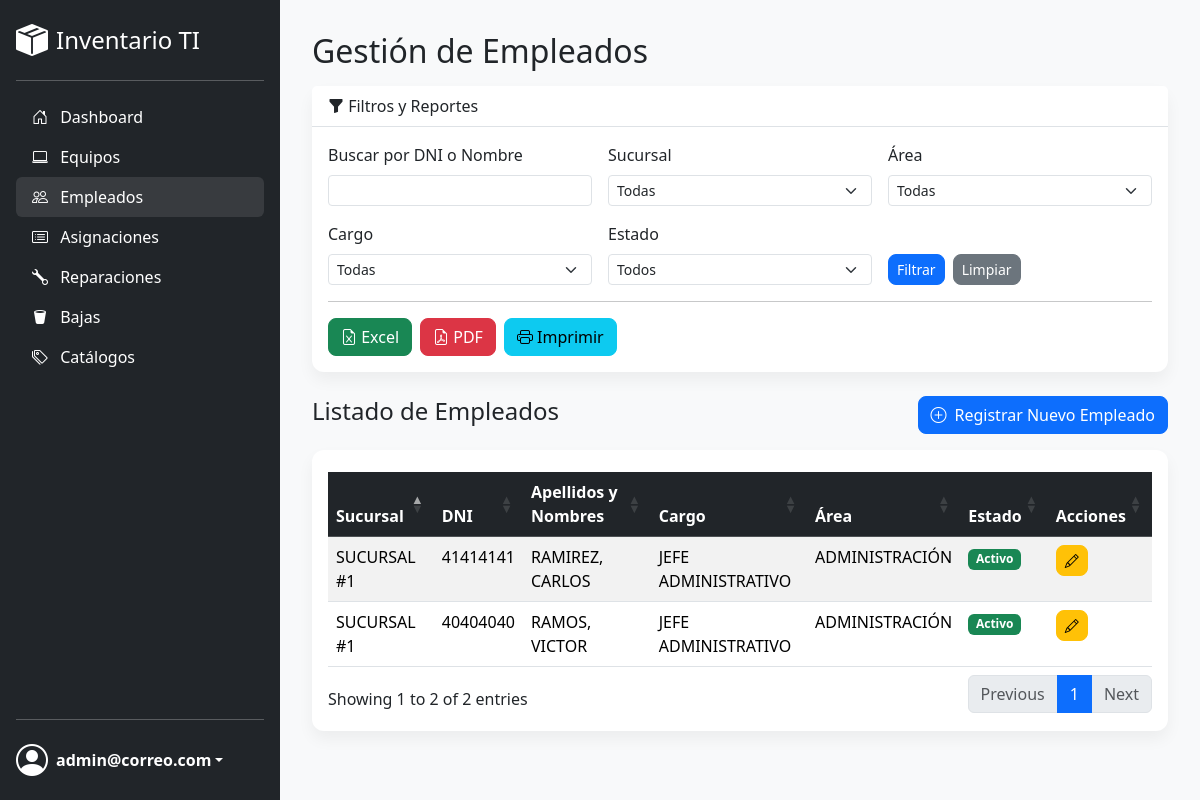
Page /empleados.php (signed in) on the committed database.
### tables this page shows
CREATE TABLE IF NOT EXISTS `empleados` (
  `id` int NOT NULL AUTO_INCREMENT,
  `id_sucursal` int NOT NULL,
  `dni` varchar(20) NOT NULL,
  `nombres` varchar(100) NOT NULL,
  `apellidos` varchar(100) NOT NULL,
  `id_cargo` int DEFAULT NULL,
  `id_area` int DEFAULT NULL,
  `estado` enum('Activo','Inactivo') NOT NULL DEFAULT 'Activo',
  PRIMARY KEY (`id`),
  UNIQUE KEY `dni` (`dni`),
  KEY `fk_empleado_cargo` (`id_cargo`),
  KEY `fk_empleado_area` (`id_area`),
  KEY `fk_empleado_sucursal` (`id_sucursal`),
  CONSTRAINT `fk_empleado_area` FOREIGN KEY (`id_area`) REFERENCES `areas` (`id`) ON DELETE SET NULL ON UPDATE CASCADE,
  CONSTRAINT `fk_empleado_cargo` FOREIGN KEY (`id_cargo`) REFERENCES `cargos` (`id`) ON DELETE SET NULL ON UPDATE CASCADE,
  CONSTRAINT `fk_empleado_sucursal` FOREIGN KEY (`id_sucursal`) REFERENCES `sucursales` (`id`)
);

CREATE TABLE IF NOT EXISTS `sucursales` (
  `id` int NOT NULL AUTO_INCREMENT,
  `nombre` varchar(150) NOT NULL,
  `direccion` text,
  `telefono` varchar(50) DEFAULT NULL,
  `estado` enum('Activo','Inactivo') NOT NULL DEFAULT 'Activo',
  PRIMARY KEY (`id`),
  UNIQUE KEY `nombre` (`nombre`)
);

CREATE TABLE IF NOT EXISTS `cargos` (
  `id` int NOT NULL AUTO_INCREMENT,
  `id_area` int NOT NULL,
  `nombre` varchar(100) NOT NULL,
  `estado` enum('Activo','Inactivo') NOT NULL DEFAULT 'Activo',
  PRIMARY KEY (`id`),
  UNIQUE KEY `nombre` (`nombre`),
  KEY `fk_cargo_area` (`id_area`),
  CONSTRAINT `fk_cargo_area` FOREIGN KEY (`id_area`) REFERENCES `areas` (`id`) ON DELETE CASCADE ON UPDATE CASCADE
);

CREATE TABLE IF NOT EXISTS `areas` (
  `id` int NOT NULL AUTO_INCREMENT,
  `nombre` varchar(100) NOT NULL,
  `estado` enum('Activo','Inactivo') NOT NULL DEFAULT 'Activo',
  PRIMARY KEY (`id`),
  UNIQUE KEY `nombre` (`nombre`)
);

### public/empleados.php (the view, shortened to what this page needs)
<?php
require_once '../templates/header.php';
$id_sucursal_usuario = $_SESSION['user_sucursal_id'];
$sql_select = "SELECT
                    emp.id, emp.dni, emp.nombres, emp.apellidos, emp.estado,
                    c.nombre AS cargo_nombre,
                    a.nombre AS area_nombre,
                    s.nombre AS sucursal_nombre
               FROM empleados emp
               LEFT JOIN sucursales s ON emp.id_sucursal = s.id
               LEFT JOIN areas a ON emp.id_area = a.id
               LEFT JOIN cargos c ON emp.id_cargo = c.id";
$filtro_texto = $_GET['texto'] ?? '';
$sql_select .= " ORDER BY emp.apellidos, emp.nombres";
$stmt = $conexion->prepare($sql_select);
$stmt->execute();
$resultado = $stmt->get_result();
?>
<h1 class="h2 mb-3">Gestión de Empleados</h1>
<div class="card mb-4">
    <div class="card-header"><i class="bi bi-funnel-fill"></i> Filtros y Reportes</div>
    <div class="card-body">
        <form action="empleados.php" method="GET">
            <div class="row g-3">
                <div class="col-md-4"><label class="form-label">Buscar por DNI o Nombre</label><input type="text" class="form-control form-control-sm" name="texto" value="<?php echo htmlspecialchars($filtro_texto); ?>"></div>
                <?php if ($id_sucursal_usuario === null): ?>
                <div class="col-md-4"><label class="form-label">Sucursal</label><select class="form-select form-select-sm" name="sucursal"><option value="">Todas</option></select></div>
                <?php endif; ?>
                <div class="col-md-4"><label class="form-label">Área</label><select class="form-select form-select-sm" name="area"><option value="">Todas</option></select></div>
                <div class="col-md-4"><label class="form-label">Cargo</label><select class="form-select form-select-sm" name="cargo"><option value="">Todas</option></select></div>
                <div class="col-md-4"><label class="form-label">Estado</label><select class="form-select form-select-sm" name="estado"><option value="">Todos</option></select></div>
                <div class="col-md-4 d-flex align-items-end"><button type="submit" class="btn btn-primary btn-sm me-2">Filtrar</button><a href="empleados.php" class="btn btn-secondary btn-sm">Limpiar</a></div>
            </div>
        </form>
        <hr>
        <div class="d-flex gap-2">
            <button id="export-excel" class="btn btn-success"><i class="bi bi-file-earmark-excel"></i> Excel</button>
            <button id="export-pdf" class="btn btn-danger"><i class="bi bi-file-earmark-pdf"></i> PDF</button>
            <button id="export-print" class="btn btn-info"><i class="bi bi-printer"></i> Imprimir</button>
        </div>
    </div>
</div>
<div class="d-flex justify-content-between align-items-center mb-3">
    <h2 class="h4">Listado de Empleados</h2>
    <a href="empleado_agregar.php" class="btn btn-primary"><i class="bi bi-plus-circle me-2"></i>Registrar Nuevo Empleado</a>
</div>
<div class="card">
    <div class="card-body">
        <div class="table-responsive">
            <table id="tabla-empleados" class="table table-striped table-hover" style="width:100%">
                <thead class="table-dark">
                    <tr>
                        <?php if ($id_sucursal_usuario === null) echo '<th>Sucursal</th>'; ?>
                        <th>DNI</th><th>Apellidos y Nombres</th><th>Cargo</th><th>Área</th><th>Estado</th><th>Acciones</th>
                    </tr>
                </thead>
                <tbody>
                    <?php if ($resultado->num_rows > 0) : ?>
                        <?php while ($empleado = $resultado->fetch_assoc()) : ?>
                            <tr>
                                <?php if ($id_sucursal_usuario === null) echo '<td>' . htmlspecialchars($empleado['sucursal_nombre'] ?? 'N/A') . '</td>'; ?>
                                <td><?php echo htmlspecialchars($empleado['dni']); ?></td>
                                <td><?php echo htmlspecialchars($empleado['apellidos'] . ', ' . $empleado['nombres']); ?></td>
                                <td><?php echo htmlspecialchars($empleado['cargo_nombre'] ?? 'N/A'); ?></td>
                                <td><?php echo htmlspecialchars($empleado['area_nombre'] ?? 'N/A'); ?></td>
                                <td><span class="badge <?php echo $empleado['estado'] === 'Activo' ? 'bg-success' : 'bg-danger'; ?>"><?php echo htmlspecialchars($empleado['estado']); ?></span></td>
                                <td><a href="empleado_editar.php?id=<?php echo $empleado['id']; ?>" class="btn btn-warning btn-sm" title="Editar"><i class="bi bi-pencil"></i></a></td>
                            </tr>
                        <?php endwhile; ?>
                    <?php endif; ?>
                </tbody>
            </table>
        </div>
    </div>
</div>
<?php require_once '../templates/footer.php'; ?>

### public/css/style.css (style rules this page uses)
:root { --sidebar-width: 280px; --sidebar-bg-color: #212529; }
body { background-color: #f8f9fa; font-family: 'Segoe UI', Tahoma, Geneva, Verdana, sans-serif; overflow-x: hidden; }
.card { border: none; border-radius: 0.75rem; box-shadow: 0 0.5rem 1rem rgba(0,0,0,0.05); }
.card-header { background-color: #fff; border-bottom: 1px solid #dee2e6; font-weight: 500; }
.btn { border-radius: 0.5rem; font-weight: 500; }

### rows in the picture
empleados: id_sucursal.nombre "SUCURSAL #1", dni "41414141", apellidos+nombres "RAMIREZ, CARLOS", id_cargo.nombre "JEFE ADMINISTRATIVO", id_area.nombre "ADMINISTRACIÓN", estado "Activo"
empleados: id_sucursal.nombre "SUCURSAL #1", dni "40404040", apellidos+nombres "RAMOS, VICTOR", id_cargo.nombre "JEFE ADMINISTRATIVO", id_area.nombre "ADMINISTRACIÓN", estado "Activo"

### other values in the picture
$_SESSION['user_nombre'] "admin@correo.com"
